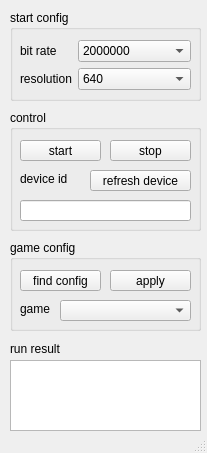
<?xml version="1.0" encoding="UTF-8"?>
<ui version="4.0">
 <class>GamePro</class>
 <widget class="QMainWindow" name="GamePro">
  <property name="geometry">
   <rect>
    <x>0</x>
    <y>0</y>
    <width>207</width>
    <height>453</height>
   </rect>
  </property>
  <property name="windowTitle">
   <string>MainWindow</string>
  </property>
  <property name="styleSheet">
   <string notr="true"/>
  </property>
  <widget class="QWidget" name="centralwidget">
   <widget class="QGroupBox" name="groupBox">
    <property name="geometry">
     <rect>
      <x>10</x>
      <y>10</y>
      <width>191</width>
      <height>91</height>
     </rect>
    </property>
    <property name="styleSheet">
     <string notr="true">border-color: rgb(238, 238, 236);</string>
    </property>
    <property name="title">
     <string>start config</string>
    </property>
    <widget class="QWidget" name="formLayoutWidget">
     <property name="geometry">
      <rect>
       <x>10</x>
       <y>30</y>
       <width>171</width>
       <height>58</height>
      </rect>
     </property>
     <layout class="QFormLayout" name="formLayout">
      <item row="0" column="0">
       <widget class="QLabel" name="bitRateLabel">
        <property name="text">
         <string>bit rate</string>
        </property>
       </widget>
      </item>
      <item row="0" column="1">
       <widget class="QComboBox" name="bitRateComboBox">
        <item>
         <property name="text">
          <string>2000000</string>
         </property>
        </item>
        <item>
         <property name="text">
          <string>6000000</string>
         </property>
        </item>
        <item>
         <property name="text">
          <string>8000000</string>
         </property>
        </item>
        <item>
         <property name="text">
          <string>10000000</string>
         </property>
        </item>
        <item>
         <property name="text">
          <string>20000000</string>
         </property>
        </item>
        <item>
         <property name="text">
          <string>50000000</string>
         </property>
        </item>
        <item>
         <property name="text">
          <string>100000000</string>
         </property>
        </item>
        <item>
         <property name="text">
          <string>200000000</string>
         </property>
        </item>
        <item>
         <property name="text">
          <string/>
         </property>
        </item>
       </widget>
      </item>
      <item row="1" column="0">
       <widget class="QLabel" name="resolutionLabel">
        <property name="text">
         <string>resolution</string>
        </property>
       </widget>
      </item>
      <item row="1" column="1">
       <widget class="QComboBox" name="resolutionComboBox">
        <item>
         <property name="text">
          <string>640</string>
         </property>
        </item>
        <item>
         <property name="text">
          <string>720</string>
         </property>
        </item>
        <item>
         <property name="text">
          <string>1080</string>
         </property>
        </item>
        <item>
         <property name="text">
          <string>1280</string>
         </property>
        </item>
        <item>
         <property name="text">
          <string>1920</string>
         </property>
        </item>
        <item>
         <property name="text">
          <string>original</string>
         </property>
        </item>
       </widget>
      </item>
     </layout>
    </widget>
   </widget>
   <widget class="QGroupBox" name="groupBox_2">
    <property name="geometry">
     <rect>
      <x>10</x>
      <y>110</y>
      <width>191</width>
      <height>121</height>
     </rect>
    </property>
    <property name="title">
     <string>control</string>
    </property>
    <widget class="QPushButton" name="pushButton">
     <property name="geometry">
      <rect>
       <x>10</x>
       <y>30</y>
       <width>81</width>
       <height>21</height>
      </rect>
     </property>
     <property name="text">
      <string>start</string>
     </property>
    </widget>
    <widget class="QPushButton" name="pushButton_2">
     <property name="geometry">
      <rect>
       <x>100</x>
       <y>30</y>
       <width>81</width>
       <height>21</height>
      </rect>
     </property>
     <property name="text">
      <string>stop</string>
     </property>
    </widget>
    <widget class="QPushButton" name="pushButton_3">
     <property name="geometry">
      <rect>
       <x>80</x>
       <y>60</y>
       <width>101</width>
       <height>21</height>
      </rect>
     </property>
     <property name="text">
      <string>refresh device</string>
     </property>
    </widget>
    <widget class="QLabel" name="label">
     <property name="geometry">
      <rect>
       <x>10</x>
       <y>60</y>
       <width>67</width>
       <height>17</height>
      </rect>
     </property>
     <property name="text">
      <string>device id</string>
     </property>
    </widget>
    <widget class="QLineEdit" name="lineEdit">
     <property name="geometry">
      <rect>
       <x>10</x>
       <y>90</y>
       <width>171</width>
       <height>21</height>
      </rect>
     </property>
    </widget>
   </widget>
   <widget class="QGroupBox" name="groupBox_3">
    <property name="geometry">
     <rect>
      <x>10</x>
      <y>240</y>
      <width>191</width>
      <height>91</height>
     </rect>
    </property>
    <property name="title">
     <string>game config</string>
    </property>
    <widget class="QComboBox" name="comboBox">
     <property name="geometry">
      <rect>
       <x>50</x>
       <y>60</y>
       <width>131</width>
       <height>21</height>
      </rect>
     </property>
    </widget>
    <widget class="QPushButton" name="pushButton_4">
     <property name="geometry">
      <rect>
       <x>10</x>
       <y>30</y>
       <width>81</width>
       <height>21</height>
      </rect>
     </property>
     <property name="text">
      <string>find config</string>
     </property>
    </widget>
    <widget class="QPushButton" name="pushButton_5">
     <property name="geometry">
      <rect>
       <x>100</x>
       <y>30</y>
       <width>81</width>
       <height>21</height>
      </rect>
     </property>
     <property name="text">
      <string>apply</string>
     </property>
    </widget>
    <widget class="QLabel" name="label_2">
     <property name="geometry">
      <rect>
       <x>10</x>
       <y>60</y>
       <width>41</width>
       <height>17</height>
      </rect>
     </property>
     <property name="text">
      <string>game</string>
     </property>
    </widget>
   </widget>
   <widget class="QTextEdit" name="textEdit">
    <property name="geometry">
     <rect>
      <x>10</x>
      <y>360</y>
      <width>191</width>
      <height>71</height>
     </rect>
    </property>
   </widget>
   <widget class="QLabel" name="label_3">
    <property name="geometry">
     <rect>
      <x>10</x>
      <y>340</y>
      <width>67</width>
      <height>17</height>
     </rect>
    </property>
    <property name="text">
     <string>run result</string>
    </property>
   </widget>
  </widget>
  <widget class="QStatusBar" name="statusbar"/>
 </widget>
 <resources/>
 <connections/>
</ui>
